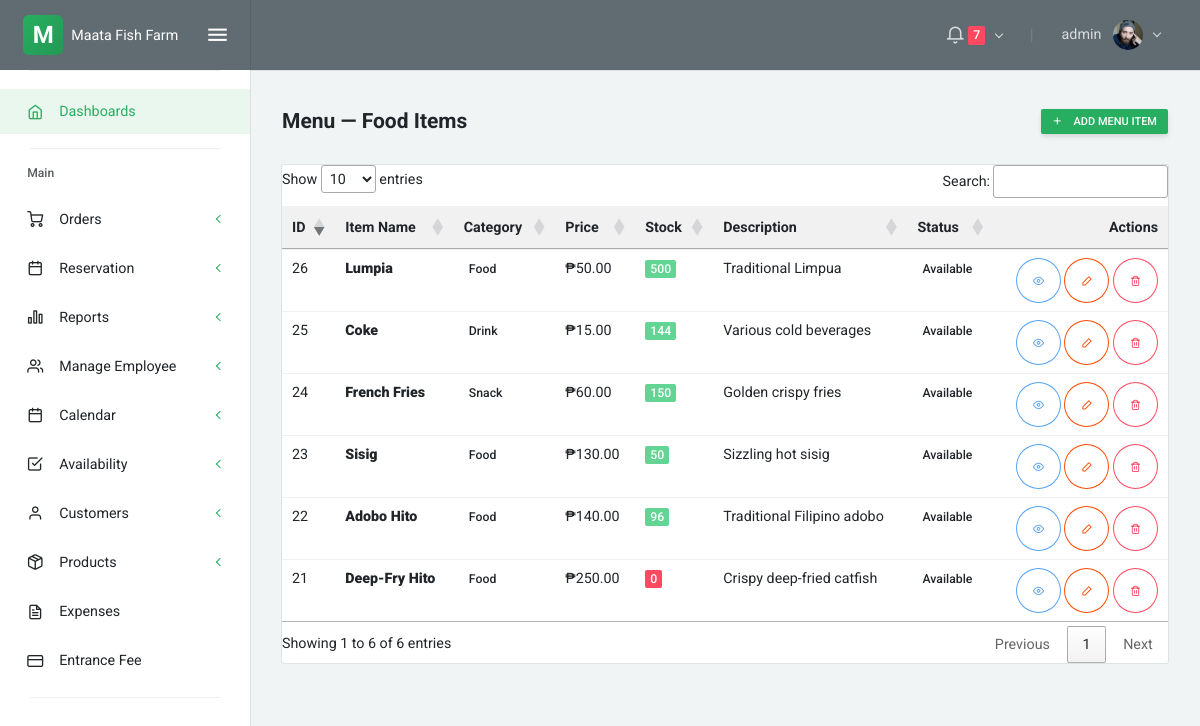
/products_menu.php (signed in), run on the app's committed database.
### tables this page shows
CREATE TABLE `users` (
  `id` int(11) NOT NULL,
  `username` varchar(50) NOT NULL,
  `email` varchar(100) NOT NULL,
  `password` varchar(255) NOT NULL,
  `full_name` varchar(100) DEFAULT NULL,
  `role` enum('admin','staff','manager') DEFAULT 'staff',
  `status` enum('active','inactive') DEFAULT 'active',
  `created_at` timestamp NOT NULL DEFAULT current_timestamp(),
  `updated_at` timestamp NOT NULL DEFAULT current_timestamp() ON UPDATE current_timestamp()
);

CREATE TABLE `products` (
  `id` int(11) NOT NULL,
  `name` varchar(100) NOT NULL,
  `category` enum('fish','food','snack','drink') NOT NULL,
  `description` text DEFAULT NULL,
  `image` varchar(255) DEFAULT NULL,
  `price` decimal(10,2) NOT NULL,
  `unit` enum('kg','piece','order','pcs') DEFAULT 'kg',
  `stock_quantity` int(11) DEFAULT 0,
  `status` enum('available','unavailable') DEFAULT 'available',
  `created_at` timestamp NOT NULL DEFAULT current_timestamp(),
  `updated_at` timestamp NOT NULL DEFAULT current_timestamp() ON UPDATE current_timestamp()
);

### products_menu.php (the view, shortened to what this page needs)
<?php include 'partials/head.php'; ?>
<?php include 'partials/sidenav.php'; ?>
<?php include 'partials/navbar.php'; ?>
                <div class="layout-content">
                    <div class="container-fluid flex-grow-1 container-p-y">
                        <div class="row align-items-center mb-3">
                            <div class="col">
                                <h4 class="font-weight-bold py-3 mb-0">Menu — Food Items</h4>
                            </div>
                            <div class="col-auto">
                                <a href="products_add.php?category=food" class="btn btn-sm btn-primary">
                                    <i class="feather icon-plus mr-2"></i> Add Menu Item
                                </a>
                            </div>
                        </div>
                        <div class="card">
                            <div class="table-responsive">
                            <table id="menuTable" class="table table-sm mb-0">
                                <thead class="bg-light">
                                    <tr>
                                        <th>ID</th>
                                        <th>Item Name</th>
                                        <th>Category</th>
                                        <th>Price</th>
                                        <th>Stock</th>
                                        <th>Description</th>
                                        <th>Status</th>
                                        <th class="text-right">Actions</th>
                                    </tr>
                                </thead>
                                <tbody>
                                    <?php
                                    require __DIR__ . '/config/db.php';
                                    $menu = [];
                                    $stmt = $conn->prepare('SELECT id, name, category, description, price, unit, stock_quantity, status, image FROM products WHERE category IN ("food", "snack", "drink") ORDER BY category ASC, name ASC');
                                    if ($stmt) {
                                        $stmt->execute();
                                        $res = $stmt->get_result();
                                        while ($r = $res->fetch_assoc()) $menu[] = $r;
                                    }
                                    if (empty($menu)) {
                                        echo '<tr><td colspan="8" class="text-center text-muted py-4">No menu items found. <a href="products_add.php?category=food">Add one now</a></td></tr>';
                                    } else {
                                        foreach ($menu as $m):
                                    ?>
                                    <tr>
                                        <td><?php echo (int)$m['id']; ?></td>
                                        <td><strong><?php echo htmlspecialchars($m['name']); ?></strong></td>
                                        <td><span class="badge badge-light-primary"><?php echo htmlspecialchars(ucfirst($m['category'])); ?></span></td>
                                        <td>₱<?php echo number_format($m['price'], 2); ?></td>
                                        <td><span class="<?= ($m['stock_quantity'] <= 0) ? 'badge badge-danger' : 'badge badge-success'; ?>"><?php echo (int)$m['stock_quantity']; ?></span></td>
                                        <td><?php echo htmlspecialchars(substr($m['description'] ?? '', 0, 40)); ?></td>
                                        <td><span class="badge badge-light-<?php echo ($m['status'] === 'available') ? 'success' : 'danger'; ?>"><?php echo htmlspecialchars(ucfirst($m['status'])); ?></span></td>
                                        <td class="text-right">
                                            <button class="btn btn-sm btn-icon btn-outline-info view-menu"
                                                data-id="<?php echo (int)$m['id']; ?>"
                                                data-name="<?php echo htmlspecialchars($m['name']); ?>"
                                                data-category="<?php echo htmlspecialchars($m['category']); ?>"
                                                data-price="<?php echo number_format($m['price'], 2, '.', ''); ?>"
                                                data-stock="<?php echo (int)$m['stock_quantity']; ?>"
                                                data-desc="<?php echo htmlspecialchars($m['description']); ?>"
                                                data-status="<?php echo htmlspecialchars($m['status']); ?>"
                                                data-image="<?php echo htmlspecialchars($m['image'] ?? ''); ?>"
                                                title="View"><i class="feather icon-eye"></i></button>
                                            <button class="btn btn-sm btn-icon btn-outline-primary edit-menu"
                                                data-id="<?php echo (int)$m['id']; ?>"
                                                data-name="<?php echo htmlspecialchars($m['name']); ?>"
                                                data-category="<?php echo htmlspecialchars($m['category']); ?>"
                                                data-price="<?php echo number_format($m['price'], 2, '.', ''); ?>"
                                                data-stock="<?php echo (int)$m['stock_quantity']; ?>"
                                                data-desc="<?php echo htmlspecialchars($m['description']); ?>"
                                                data-status="<?php echo htmlspecialchars($m['status']); ?>"
                                                title="Edit"><i class="feather icon-edit-2"></i></button>
                                            <button class="btn btn-sm btn-icon btn-outline-danger delete-menu" data-id="<?php echo (int)$m['id']; ?>" title="Delete"><i class="feather icon-trash-2"></i></button>
                                        </td>
                                    </tr>
                                    <?php
                                        endforeach;
                                    }
                                    ?>
                                </tbody>
                            </table>
                            </div>
                        </div>
                    </div>
                </div>
<?php include 'partials/footer.php'; ?>
<link rel="stylesheet" href="https://cdn.datatables.net/1.13.6/css/jquery.dataTables.min.css">

### partials/navbar.php (shortened to what this page needs)
<?php
require_once __DIR__ . '/../config/db.php';
$user_id = $_SESSION['user_id'] ?? null;
$nav_user = null;
if ($user_id) {
    $u_stmt = $conn->prepare('SELECT id, username, full_name FROM users WHERE id = ? LIMIT 1');
    if ($u_stmt) {
        $u_stmt->bind_param('i', $user_id);
        $u_stmt->execute();
        if (method_exists($u_stmt, 'get_result')) {
            $u_res = $u_stmt->get_result();
            $nav_user = $u_res->fetch_assoc();
        } else {
            $u_stmt->bind_result($nid, $nusername, $nfull_name);
            if ($u_stmt->fetch()) {
                $nav_user = ['id' => $nid, 'username' => $nusername, 'full_name' => $nfull_name];
            }
        }
    }
}
$pending_count = 0;
$status = 'pending';
$pc_stmt = $conn->prepare('SELECT COUNT(*) as cnt FROM reservations WHERE status = ?');
if ($pc_stmt) {
    $pc_stmt->bind_param('s', $status);
    $pc_stmt->execute();
    $pc_res = $pc_stmt->get_result();
    $pending_count = (int)($pc_res->fetch_assoc()['cnt'] ?? 0);
}
?>
<div class="layout-container">
    <nav class="layout-navbar navbar navbar-expand-lg align-items-lg-center bg-dark container-p-x" id="layout-navbar">
        <div class="navbar-collapse collapse" id="layout-navbar-collapse">
            <div class="navbar-nav align-items-lg-center ml-auto">
                <div class="demo-navbar-notifications nav-item dropdown mr-lg-3">
                    <a class="nav-link dropdown-toggle" href="javascript:void(0);" data-toggle="dropdown" aria-haspopup="true" aria-expanded="false" style="cursor: pointer; pointer-events: auto;">
                        <i class="feather icon-bell navbar-icon align-middle"></i>
                        <?php if ($pending_count > 0): ?>
                        <span class="badge badge-danger"><?php echo $pending_count; ?></span>
                        <?php endif; ?>
                    </a>
                </div>
                <div class="nav-item d-none d-lg-block text-big font-weight-light line-height-1 opacity-25 mr-3 ml-1">|</div>
                <div class="demo-navbar-user nav-item dropdown">
                    <a class="nav-link dropdown-toggle" href="javascript:void(0);" data-toggle="dropdown" aria-haspopup="true" aria-expanded="false" style="cursor: pointer; pointer-events: auto;">
                        <span class="d-inline-flex flex-lg-row-reverse align-items-center align-middle">
                            <img src="assets/img/avatars/1.png" alt class="d-block ui-w-30 rounded-circle">
                            <span class="px-1 mr-lg-2 ml-2 ml-lg-0"><?php echo htmlspecialchars(
                                ($user['full_name'] ?? $user['username'] ?? null) ?: ($nav_user['full_name'] ?? $nav_user['username'] ?? 'Admin')
                            ); ?></span>
                        </span>
                    </a>
                </div>
            </div>
        </div>
    </nav>

### assets/css/uikit.css (style rules this page uses)
.ui-w-30 { width: 30px !important; height: auto; }
.btn-icon { width: 45px; height: 45px; margin: 0; border-radius: 50%; padding: 0; display: -webkit-inline-box; display: -ms-inline-flexbox; display: inline-flex; -webkit-box-align: center; -ms-flex-align: center; align-items: center; -webkit-box-pack: center; -ms-flex-pack: center; justify-content: center; line-height: 1; }

### partials/head.php (style rules this page uses)
:root { --primary-color: #27ae60; --primary-dark: #229954; --primary-light: #52be80; }
.btn-primary { background-color: #27ae60 !important; border-color: #27ae60 !important; }
a { color: #27ae60; }
.layout-navbar { position: relative; z-index: 1030 !important; overflow: visible !important; }
.layout-navbar .navbar-nav { overflow: visible !important; }
.layout-navbar .dropdown { position: relative; overflow: visible !important; }
.navbar-collapse { overflow: visible !important; }

### data on the page
users: full_name "admin"
products: id "22", name "Adobo Hito", category "Food", price "140.00", stock_quantity "96", description "Traditional Filipino adobo", status "Available"
products: id "21", name "Deep-Fry Hito", category "Food", price "250.00", stock_quantity "0", description "Crispy deep-fried catfish", status "Available"
products: id "26", name "Lumpia", category "Food", price "50.00", stock_quantity "500", description "Traditional Limpua", status "Available"
products: id "23", name "Sisig", category "Food", price "130.00", stock_quantity "50", description "Sizzling hot sisig", status "Available"
products: id "24", name "French Fries", category "Snack", price "60.00", stock_quantity "150", description "Golden crispy fries", status "Available"
products: id "25", name "Coke", category "Drink", price "15.00", stock_quantity "144", description "Various cold beverages", status "Available"

### other printed values
$pending_count "7"
